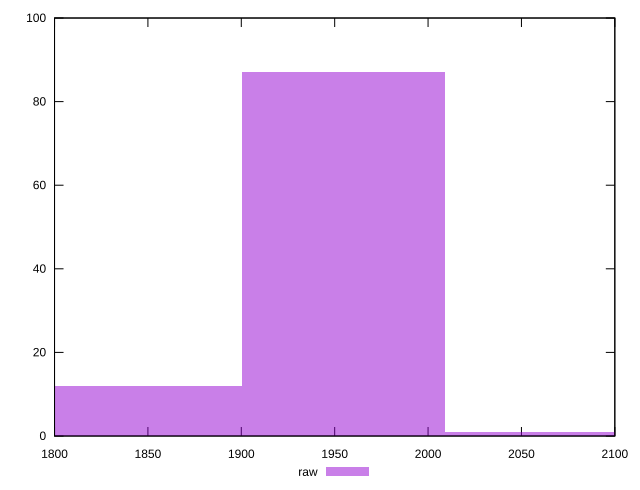

Generate this figure with gnuplot:
reset

$raw <<EOF
1954.8479780920916 87
1846.245312642531 12
2063.4506435416524 1
EOF

set key outside below
set boxwidth 108.60266544956065
set xrange [1800:2100]
set yrange [0:100]
set trange [0:100]
set style fill transparent solid 0.5 noborder
set terminal svg size 640, 490 enhanced background rgb 'white'
set output "reports/report_00033_2021-03-01T14-23-16.841Z/unused-javascript/samples/astro-inner/raw/histogram.svg"

plot $raw title "raw" with boxes

reset
